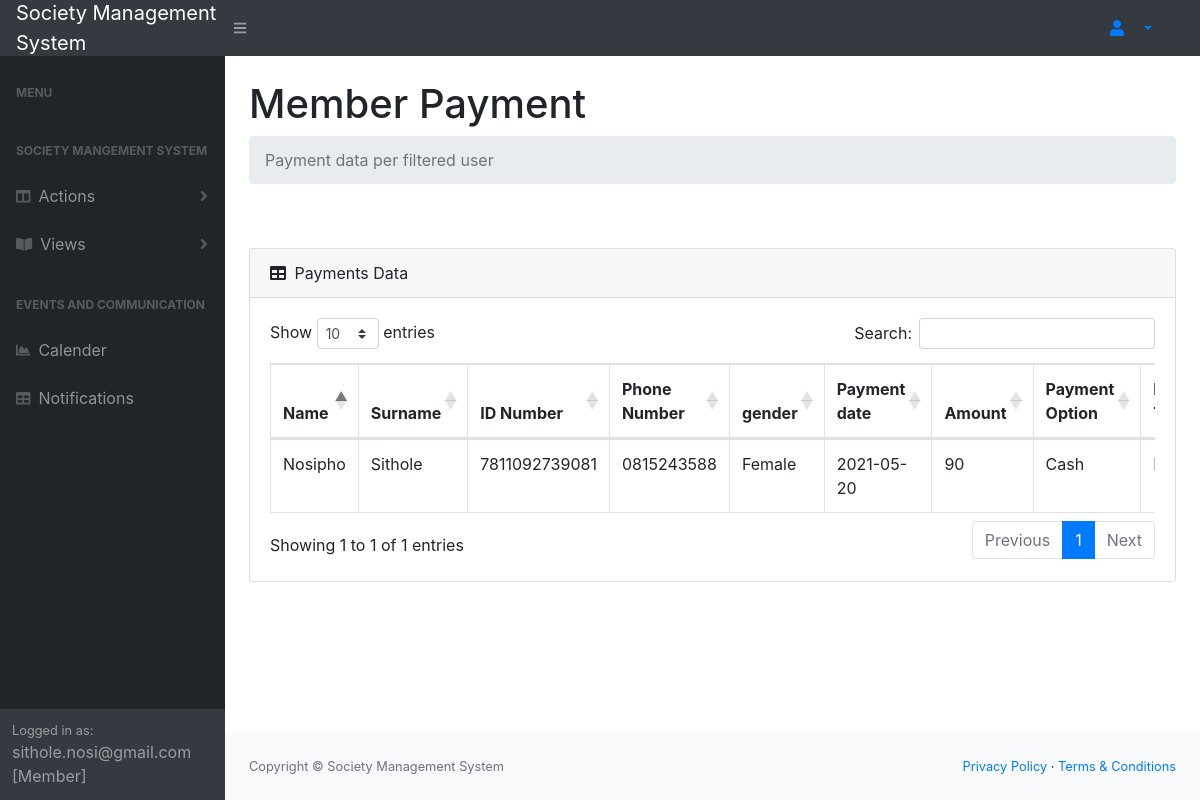
Screenshot of /perUser.php (signed in) with the database file from the repository.
### tables this page shows
CREATE TABLE `payment` (
  `payment_id` int(10) NOT NULL,
  `payment_date` varchar(12) NOT NULL,
  `amount` int(15) NOT NULL,
  `optionId` int(10) NOT NULL,
  `member_id` int(10) NOT NULL,
  `fee_id` int(10) NOT NULL
);

CREATE TABLE `member` (
  `memberId` int(10) NOT NULL,
  `name` varchar(25) NOT NULL,
  `surname` varchar(25) NOT NULL,
  `id` varchar(15) NOT NULL,
  `cell_no` varchar(12) NOT NULL,
  `status` varchar(15) NOT NULL,
  `start_date` varchar(10) NOT NULL,
  `gender` varchar(10) NOT NULL,
  `user_id` int(10) NOT NULL
);

CREATE TABLE `payment_option` (
  `optionId` int(10) NOT NULL,
  `name` varchar(20) NOT NULL
);

### perUser.php (the view, shortened to what this page needs)
<?php
include("connection.php");
$name = $_SESSION['name'];
?>
<!DOCTYPE html>
<html lang="en">
    <head>
        <link href="css/styles.css" rel="stylesheet" />
        <link href="https://cdn.datatables.net/1.10.20/css/dataTables.bootstrap4.min.css" rel="stylesheet" />
    </head>
    <body class="sb-nav-fixed">
        <nav class="sb-topnav navbar navbar-expand navbar-dark bg-dark">
            <a class="navbar-brand" href="#">Society Management<br/> System</a>
            <button class="btn btn-link btn-sm order-1 order-lg-0" id="sidebarToggle" href="#!"><i class="fas fa-bars"></i></button>
            <li class="nav-item dropdown no-arrow-none d-md-inline-block  ml-auto mr-0 mr-md-3 my-2 my-md-0">
              <a class="nav-link dropdown-toggle" href="#" id="userDropdown" role="button" data-toggle="dropdown" aria-haspopup="true" aria-expanded="false">
              <i class="fas fa-user fa-fw green-text"></i>
              </a>
            </li>
        </nav>
        <div id="layoutSidenav">
        <div id="layoutSidenav_nav">
                <nav class="sb-sidenav accordion sb-sidenav-dark" id="sidenavAccordion">
                    <div class="sb-sidenav-menu">
                        <div class="nav">
                            <div class="sb-sidenav-menu-heading">Menu</div>
                            <div class="sb-sidenav-menu-heading">Society Mangement System</div>
                             <a class="nav-link collapsed" href="#" data-toggle="collapse" data-target="#collapseLayouts" aria-expanded="false" aria-controls="collapseLayouts">
                             <div class="sb-nav-link-icon"><i class="fas fa-columns"></i></div>
                                 Actions
                                <div class="sb-sidenav-collapse-arrow"><i class="fas fa-angle-down"></i></div>
                             </a>
                             <a class="nav-link collapsed" href="#" data-toggle="collapse" data-target="#collapsePages" aria-expanded="false" aria-controls="collapsePages">
                                <div class="sb-nav-link-icon"><i class="fas fa-book-open"></i></div>
                                Views
                                <div class="sb-sidenav-collapse-arrow"><i class="fas fa-angle-down"></i></div>
                             </a>
                            <div class="sb-sidenav-menu-heading">Events and Communication</div>
                            <a class="nav-link" href="calender.php">
                                <div class="sb-nav-link-icon"><i class="fas fa-chart-area"></i></div>
                                Calender
                            </a>
                            <a class="nav-link" href="chats.php">
                                <div class="sb-nav-link-icon"><i class="fas fa-table"></i></div>
                                Notifications
                            </a>
                        </div>
                    </div>
                    <div class="sb-sidenav-footer">
                        <div class="small">Logged in as:</div>
                        <?php echo $name. " [Member]"; ?>
                    </div>
                </nav>
            </div>
            <div id="layoutSidenav_content">
                <main>
                    <div class="container-fluid">
                        <h1 class="mt-4">Member Payment</h1>
                        <ol class="breadcrumb mb-4">
                            <li class="breadcrumb-item active">Payment data per filtered user</li>
                        </ol>
                        <div class="card-body">
                 </div>
                        <div class="card mb-4">
                            <div class="card-header">
                                <i class="fas fa-table mr-1"></i>
                                Payments Data
                            </div>
                            <div class="card-body">
                                <div class="table-responsive">
                                    <table class="table table-bordered" id="dataTable" width="100%" cellspacing="0">
                                        <thead>
                                            <tr>
                                            <th>Name</th>
                                                <th>Surname</th>
                                                <th>ID Number</th>
                                                <th>Phone Number</th>
                                                <th>gender</th>
                                                <th>Payment date</th>
                                                <th>Amount</th>
                                                <th>Payment Option</th>
                                                <th>Membership Type</th>
                                            </tr>
                                        </thead>
                                        <tbody>
                                             <?php
                                                $id =  "SELECT m.memberId FROM member m,user u WHERE u.userId = m.user_id AND u.email = '$name'";
                                                $run = mysqli_query($con,$id);
                                                while($row = mysqli_fetch_array($run))
                                                {
                                                $mid = $row['memberId'];
                                                }
                                               $payQuery = "SELECT m.name,m.surname,m.id ,m.cell_no,m.gender,p.payment_date,p.amount,o.name as OptionName,f.name membershipName
                                                            FROM member m,payment p,payment_option o,membership_fee f
                                                             WHERE m.memberId = p.member_id
                                                             AND o.optionId = p.optionId
                                                              AND p.fee_id = f.fee_id
                                                              and m.memberId = $mid ";
                                               $payment = mysqli_query($con,$payQuery);
                                               while($data = mysqli_fetch_array($payment))
                                               {
                                                   $name = $data['name'];
                                                   $surname = $data['surname'];
                                                   $id = $data['id'];
                                                   $cell = $data['cell_no'];
                                                   $gender = $data['gender'];
                                                   $date = $data['payment_date'];
                                                   $amount = $data['amount'];
                                                   $option = $data['OptionName'];
                                                   $membership = $data['membershipName'];
                                               ?>
                                               <tr>
                                                    <td> <?php echo $name;  ?>  </td>
                                                    <td> <?php echo $surname;  ?> </td>
                                                    <td> <?php echo $id;  ?> </td>
                                                    <td> <?php echo $cell;  ?> </td>
                                                    <td> <?php echo $gender;  ?> </td>
                                                    <td> <?php echo $date;  ?> </td>
                                                    <td> <?php echo $amount;  ?> </td>
                                                    <td> <?php echo $option;  ?> </td>
                                                    <td> <?php echo $membership;  ?> </td>
                                                </tr>
                                               <?php
                                               }
                                              ?>
                                        </tbody>
                                    </table>
                                </div>
                            </div>
                        </div>
                    </div>
                </main>
                <footer class="py-4 bg-light mt-auto">
                    <div class="container-fluid">
                        <div class="d-flex align-items-center justify-content-between small">
                           <div class="text-muted">Copyright &copy; Society Management System</div>
                            <div>
                                <a href="#">Privacy Policy</a>
                                &middot;
                                <a href="#">Terms &amp; Conditions</a>
                            </div>
                        </div>
                    </div>
                </footer>
            </div>
        </div>
    </body>
</html>

### rows the page displays
payment: member.name "Nosipho", member.surname "Sithole", member "7811092739081", member.cell_no "0815243588", member.gender "Female", payment_date "2021-05-20", amount "90", optionId.name "Cash"

### other values shown
$name "sithole.nosi@gmail.com"
